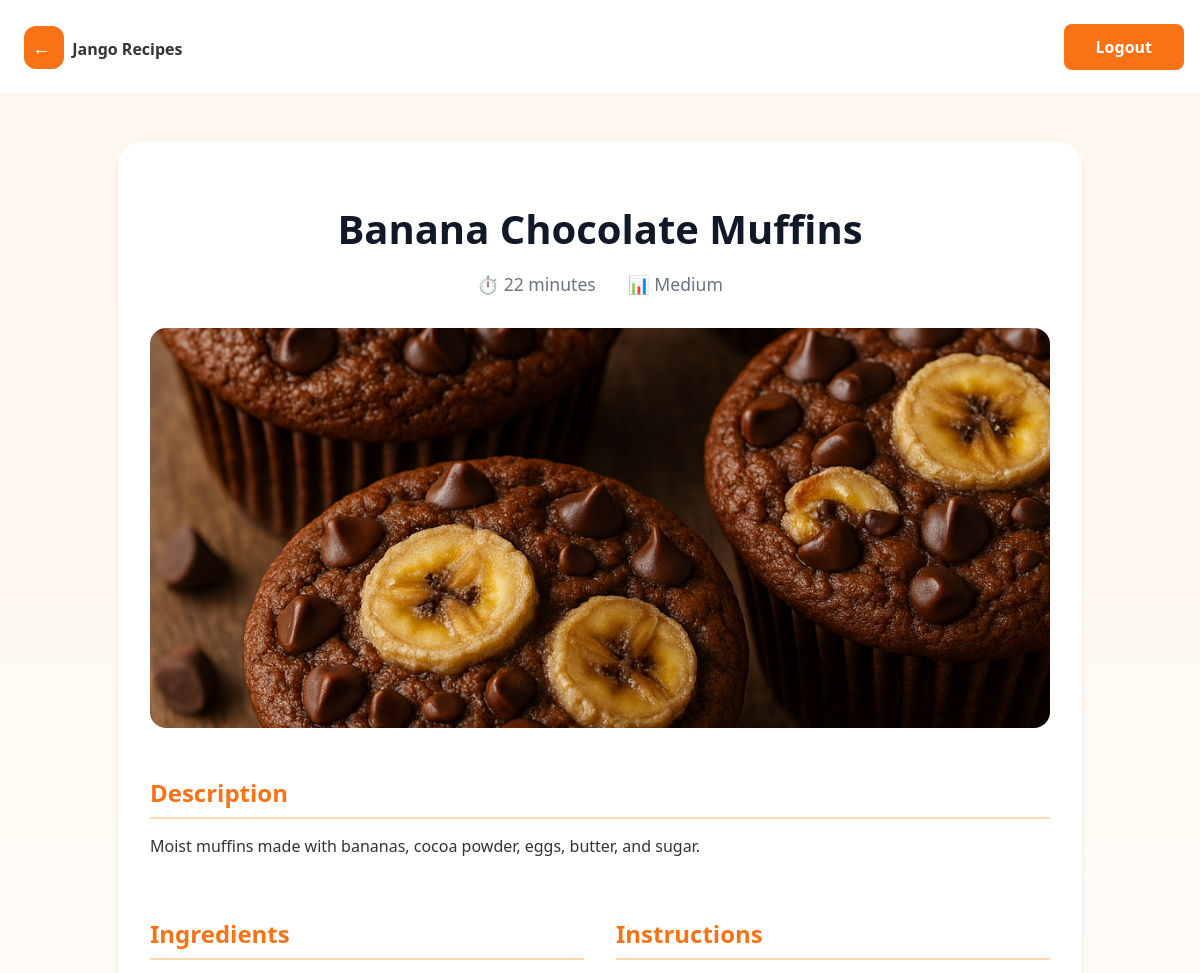
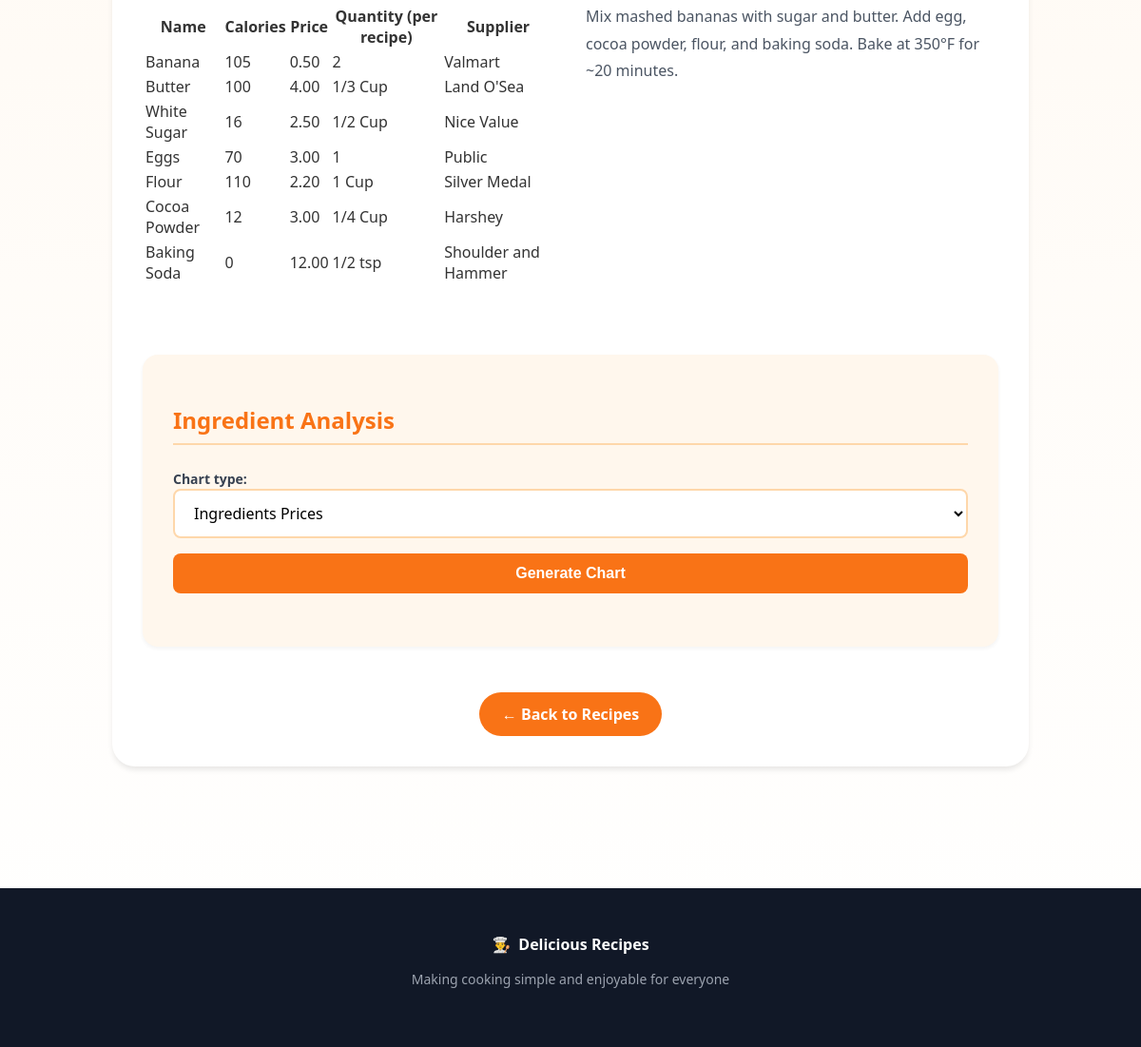
The app's page /recipe/6 (signed in) with its own data (2 pictures, top to bottom).
### recipes/models.py (models this page shows, shortened)
class Recipe(models.Model):
    name = models.CharField(max_length=200)
    user = models.ForeignKey(User, on_delete=models.CASCADE)
    cooking_time = models.IntegerField(help_text='in minutes', default=0)
    description = models.TextField()
    ingredients = models.ManyToManyField('Ingredient', through='RecipeIngredient', related_name='recipes')
    instructions = models.TextField()
    pic = models.ImageField(upload_to='recipe_pics', default='no_picture.jpg')
    @property
    def difficulty(self):
        ingredient_count = self.ingredients.count()
        if self.cooking_time < 30 and ingredient_count <= 5:
            return 'Easy'
        elif self.cooking_time < 30 and ingredient_count > 5:
            return 'Medium'
        elif self.cooking_time >= 30 and ingredient_count <= 5:
            return 'Intermediate'
        else:
            return 'Hard'

class RecipeIngredient(models.Model):
    recipe = models.ForeignKey(Recipe, on_delete=models.CASCADE, related_name='recipe_ingredients')
    ingredient = models.ForeignKey(Ingredient, on_delete=models.CASCADE, related_name='ingredient_recipes')
    quantity = models.CharField(max_length=100, help_text='e.g., 2 cups, 1 tbsp, 3 pieces')
    class Meta:
        unique_together = ('recipe', 'ingredient')

class Ingredient(models.Model):
    name = models.CharField(max_length=255)
    calories  = models.IntegerField()
    price = models.DecimalField(max_digits=5, decimal_places=2)
    supplier = models.CharField(max_length=255)

### recipes/views.py (the view)
# urls.py: path('recipe/<int:id>', Details, name='detail'),
@login_required
def Details(request, id):
    chart = None
    recipe = get_object_or_404(Recipe, pk=id)
    ingredient_links = recipe.recipe_ingredients.select_related('ingredient')
    ingredients_df = DataFrame(
        list(
            ingredient_links.values(
                'ingredient__name',
                'ingredient__calories',
                'ingredient__price',
                'quantity'
            )
        )
    ) if ingredient_links.exists() else DataFrame()
    form = ChartForm(request.POST or None)
    if request.method == 'POST' and ingredients_df.shape[0] > 0:
        chart_type = request.POST.get('chart_type')
        chart = get_chart(chart_type, ingredients_df, labels=ingredients_df['ingredient__name'].values)
    context = {
        'recipe': recipe,
        'ingredient_links': ingredient_links,
        'chart': chart,
        'form': form,
    }
    return render(request, 'recipes/recipe_detail.html', context)

### recipes/forms.py
class ChartForm(forms.Form):
   chart_type = forms.ChoiceField(choices=CHART_CHOICES)

### recipes/templates/recipes/recipe_detail.html (shortened to what this page needs)
{% load static %}
<!DOCTYPE html>
<html>
<head>
  <link rel="stylesheet" type="text/css" href="{% static 'recipes/css/styles.css' %}">
</head>
<body>
  <div class="main-container">
    <header class="main-header">
      <div class="header-content">
        <div class="logo-section">
          <a href="{% url 'recipes:home' %}" class="logo-text">
            <span class="logo-icon">
              ←
            </span>
            <span class="logo-text">Jango Recipes</span>
          </a>
        </div>
        <div class="logout-section">
          <a class="logout-btn" href="{% url 'logout' %}">Logout</a>
        </div>
      </div>
    </header>
    <div class="content-section">
      <div class="detail-container">
        <div class="detail-header">
          <h1>{{ recipe.name }}</h1>
          <div class="detail-meta">
            <span class="meta-item">⏱️ {{ recipe.cooking_time }} minutes</span>
            <span class="meta-item">📊 {{ recipe.difficulty }}</span>
          </div>
        </div>
        <div class="detail-image">
          <img src="{{ recipe.pic.url }}" alt="{{ recipe.name }}">
        </div>
        <div class="detail-content">
          <div class="detail-section">
            <h2>Description</h2>
            <p>{{ recipe.description }}</p>
          </div>
          <div class="detail-grid">
            <div class="detail-section">
              <h2>Ingredients</h2>
              {% if ingredient_links %}
              <div class="table-wrapper">
                <table class="ingredients-table">
                  <thead>
                    <tr>
                      <th>Name</th>
                      <th>Calories</th>
                      <th>Price</th>
                      <th>Quantity (per recipe)</th>
                      <th>Supplier</th>
                    </tr>
                  </thead>
                  <tbody>
                    {% for link in ingredient_links %}
                    <tr>
                      <td>{{ link.ingredient.name }}</td>
                      <td>{{ link.ingredient.calories }}</td>
                      <td>{{ link.ingredient.price }}</td>
                      <td>{{ link.quantity }}</td>
                      <td>{{ link.ingredient.supplier }}</td>
                    </tr>
                    {% endfor %}
                  </tbody>
                </table>
              </div>
              {% else %}
              <p>No ingredients listed.</p>
              {% endif %}
            </div>
            <div class="detail-section">
              <h2>Instructions</h2>
              <div class="instructions-text">
                {{ recipe.instructions|linebreaks }}
              </div>
            </div>
          </div>
        </div>
        <div id="chart-section" class="detail-chart">
          <h2>Ingredient Analysis</h2>
          {% if form %}
          <form method="POST" action="#chart-section">
            {{ form }}
            <button type="submit">Generate Chart</button>
          </form>
          {% endif %}
        </div>
        <div class="back-link">
          <a href="{% url 'recipes:home' %}" class="cta-button">← Back to Recipes</a>
        </div>
      </div>
    </div>
    <footer class="main-footer">
      <div class="footer-content">
        <div class="footer-logo">
          <span>👨‍🍳</span>
          <span>Delicious Recipes</span>
        </div>
        <p>Making cooking simple and enjoyable for everyone</p>
      </div>
    </footer>
  </div>
</body>
</html>

### recipes/static/recipes/css/styles.css (style rules this page uses)
body { font-family: 'Segoe UI', Tahoma, Geneva, Verdana, sans-serif; background: linear-gradient(to bottom, #fff7ed, #ffffff); margin: 0; padding: 0; color: #333; min-height: 100vh; }
.main-container { display: flex; flex-direction: column; min-height: 100vh; }
.main-header { background-color: white; box-shadow: 0 1px 2px 0 rgba(0, 0, 0, 0.05); position: sticky; top: 0; z-index: 10; }
.header-content { max-width: 1280px; margin: 0 auto; padding: 1.5rem 1rem; display: flex; align-items: center; justify-content: space-between; }
.logo-section { display: flex; align-items: center; gap: 0.75rem; }
.logo-icon { background-color: #f97316; padding: 0.5rem; border-radius: 0.75rem; color: white; font-size: 1.2rem; width: 20%; }
.logo-text { text-decoration: none; color: inherit; font-weight: 600; padding: 0.5rem; }
.logout-section { padding: 0.5rem 1.25rem; display: flex; align-items: center; gap: 0.75rem; background-color: #f97316; border-radius: 0.5rem; }
.logout-btn { text-decoration: none; color: white; font-weight: 600; padding: 0.25rem 0.75rem; transition: background-color 0.2s; }
.cta-button { display: inline-block; background-color: #f97316; color: white; padding: 0.75rem 1.5rem; border-radius: 9999px; font-weight: 600; text-decoration: none; transition: background-color 0.2s; }
.content-section { max-width: 1280px; margin: 0 auto; padding: 3rem 1rem; flex-grow: 1; width: 100%; box-sizing: border-box; }
.detail-container { background-color: white; border-radius: 1.5rem; padding: 2rem; box-shadow: 0 4px 6px -1px rgba(0, 0, 0, 0.1); max-width: 900px; margin: 0 auto; }
.detail-header { text-align: center; margin-bottom: 2rem; }
.detail-header h1 { font-size: 2.5rem; color: #111827; margin-bottom: 1rem; }
.detail-meta { display: flex; justify-content: center; gap: 2rem; color: #6b7280; font-size: 1.1rem; }
.detail-image { width: 100%; height: 400px; border-radius: 1rem; overflow: hidden; margin-bottom: 3rem; }
.detail-image img { width: 100%; height: 100%; object-fit: cover; }
.detail-section { margin-bottom: 2.5rem; }
.detail-section h2 { color: #f97316; border-bottom: 2px solid #fed7aa; padding-bottom: 0.5rem; margin-bottom: 1rem; font-size: 1.5rem; }
.detail-grid { display: grid; grid-template-columns: 1fr; gap: 2rem; }
@media (min-width: 768px) { .detail-grid { grid-template-columns: 1fr 1fr; } }
.ingredients-list, .instructions-text { line-height: 1.8; color: #4b5563; }
.back-link { margin-top: 3rem; text-align: center; }
.detail-chart { background-color: #fff7ed; padding: 2rem; border-radius: 1rem; margin: 2rem 0; box-shadow: 0 2px 4px rgba(0, 0, 0, 0.05); }
.detail-chart h2 { color: #f97316; border-bottom: 2px solid #fed7aa; padding-bottom: 0.5rem; margin-bottom: 1.5rem; font-size: 1.5rem; }
.detail-chart form { display: flex; flex-direction: column; gap: 1rem; margin-bottom: 1.5rem; }
.detail-chart form label { font-weight: 600; color: #374151; margin-bottom: 0.25rem; font-size: 0.875rem; }
.detail-chart form select { width: 100%; padding: 0.75rem 1rem; border: 2px solid #fed7aa; border-radius: 0.5rem; font-size: 1rem; font-family: inherit; transition: border-color 0.2s, box-shadow 0.2s; background-color: white; }
.detail-chart form button[type="submit"] { background-color: #f97316; color: white; padding: 0.75rem 1.5rem; border: none; border-radius: 0.5rem; font-size: 1rem; font-weight: 600; cursor: pointer; transition: background-color 0.2s, transform 0.1s; }
.main-footer { background-color: #111827; color: white; padding: 3rem 1rem; margin-top: 5rem; }
.footer-content { max-width: 1280px; margin: 0 auto; text-align: center; }
.footer-logo { display: flex; align-items: center; justify-content: center; gap: 0.5rem; margin-bottom: 1rem; font-weight: 600; }
.footer-content p { color: #9ca3af; font-size: 0.875rem; }

### records on screen
Recipe: name "Banana Chocolate Muffins", cooking_time "22", difficulty "Medium", pic (picture), description "Moist muffins made with bananas, cocoa powder, eggs, butter, and sugar.", instructions "Mix mashed bananas with sugar and butter. Add egg, cocoa powder, flour, and baking soda. Bake at 350°F for ~20 minutes."
RecipeIngredient: ingredient.name "Banana", ingredient.calories "105", ingredient.price "0.50", quantity "2", ingredient.supplier "Valmart"
RecipeIngredient: ingredient.name "Butter", ingredient.calories "100", ingredient.price "4.00", quantity "1/3 Cup", ingredient.supplier "Land O'Sea"
RecipeIngredient: ingredient.name "White Sugar", ingredient.calories "16", ingredient.price "2.50", quantity "1/2 Cup", ingredient.supplier "Nice Value"
RecipeIngredient: ingredient.name "Eggs", ingredient.calories "70", ingredient.price "3.00", quantity "1", ingredient.supplier "Public"
RecipeIngredient: ingredient.name "Flour", ingredient.calories "110", ingredient.price "2.20", quantity "1 Cup", ingredient.supplier "Silver Medal"
RecipeIngredient: ingredient.name "Cocoa Powder", ingredient.calories "12", ingredient.price "3.00", quantity "1/4 Cup", ingredient.supplier "Harshey"
RecipeIngredient: ingredient.name "Baking Soda", ingredient.calories "0", ingredient.price "12.00", quantity "1/2 tsp", ingredient.supplier "Shoulder and Hammer"
